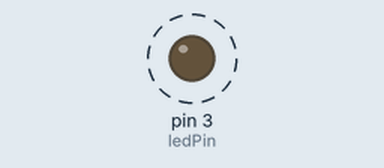
A sketch run on a simulated Arduino Uno, built with avr-gcc and run on an emulated ATmega328P. On the bench: output pins drawn as LEDs (lit = HIGH). Dashed ring = blinking.

Above: at 0.2 s.
Timing chart, 0 to 3.0 s (numbered marks = the images above):
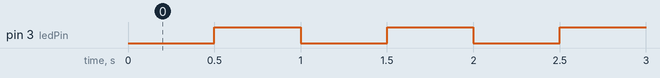

Measured:
- by itself, pin 3 (ledPin): alternates HIGH for 0.50 s and LOW for 0.50 s

The sketch:

blinkingWtimers.ino
```cpp
int ledPin = 3;
int blinkRate = 500;

long lastChange = 0;
boolean ledState = false;

// LED connected to digital pin 13

void setup()
{
  pinMode(ledPin, OUTPUT);      // sets the digital pin as output
}

void loop()
{
  if(millis()-lastChange>=blinkRate)
  {
    ledState = !ledState;
    digitalWrite(ledPin,ledState);
    lastChange=millis();
  }

}
```
